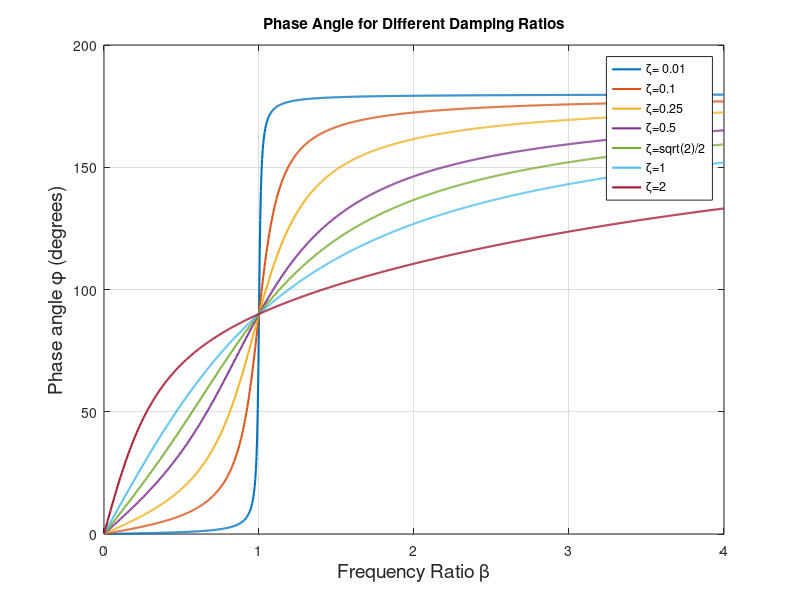

Here is the MATLAB script that generated this plot:
clc
clear
close all

beta = (0:1000)*4/1000;
zeta_values = [0.01, 0.1, 0.25, 0.5, sqrt(2)/2, 1, 2];

% Calculate phi for each damping ratio
for i = 1:length(zeta_values)
    zeta = zeta_values(i);
    phi_values(:, i) = atan(2*zeta*beta./(1-beta.^2));
    phi_values(phi_values(:,i)<0,i)=phi_values(phi_values(:,i)<0,i)+pi; 
end

plot (beta, 180/pi*phi_values, 'linewidth', 1.5);

% Plot phi vs beta for different damping ratios

grid on
xlabel('Frequency Ratio \beta', 'fontsize', 14)
ylabel('Phase angle \phi (degrees)', 'fontsize', 14)
title('Phase Angle for Different Damping Ratios')
legend('\zeta= 0.01', '\zeta=0.1', '\zeta=0.25', '\zeta=0.5', '\zeta=sqrt(2)/2', '\zeta=1', '\zeta=2')
